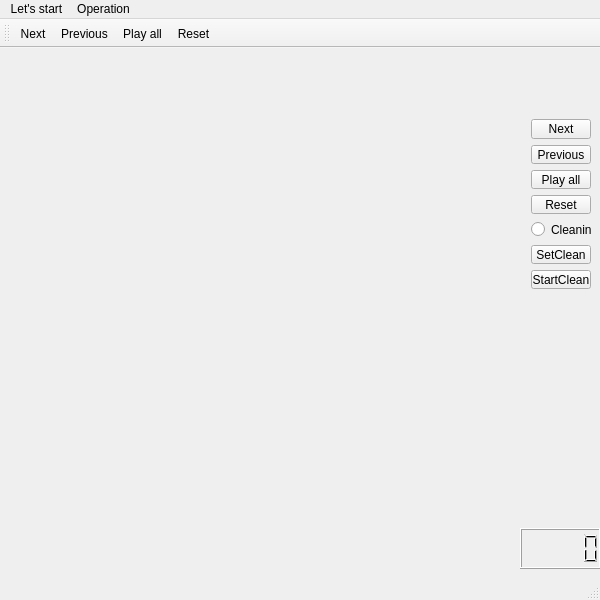
<?xml version="1.0" encoding="UTF-8"?>
<ui version="4.0">
 <class>MainWindow</class>
 <widget class="QMainWindow" name="MainWindow">
  <property name="geometry">
   <rect>
    <x>0</x>
    <y>0</y>
    <width>600</width>
    <height>600</height>
   </rect>
  </property>
  <property name="windowTitle">
   <string>MainWindow</string>
  </property>
  <widget class="QWidget" name="centralWidget">
   <property name="mouseTracking">
    <bool>true</bool>
   </property>
   <widget class="QWidget" name="layoutWidget">
    <property name="geometry">
     <rect>
      <x>520</x>
      <y>60</y>
      <width>82</width>
      <height>192</height>
     </rect>
    </property>
    <layout class="QVBoxLayout" name="verticalLayout">
     <item>
      <widget class="QPushButton" name="pushButtonNext">
       <property name="text">
        <string>Next</string>
       </property>
      </widget>
     </item>
     <item>
      <widget class="QPushButton" name="pushButtonPre">
       <property name="text">
        <string>Previous</string>
       </property>
      </widget>
     </item>
     <item>
      <widget class="QPushButton" name="pushButtonPlay">
       <property name="text">
        <string>Play all</string>
       </property>
      </widget>
     </item>
     <item>
      <widget class="QPushButton" name="pushButtonReset">
       <property name="text">
        <string>Reset</string>
       </property>
      </widget>
     </item>
     <item>
      <widget class="QRadioButton" name="radioButtonCleaning">
       <property name="text">
        <string>Cleaning</string>
       </property>
      </widget>
     </item>
     <item>
      <widget class="QPushButton" name="pushButtonSetClean">
       <property name="text">
        <string>SetClean</string>
       </property>
      </widget>
     </item>
     <item>
      <widget class="QPushButton" name="pushButtonStartClean">
       <property name="text">
        <string>StartClean</string>
       </property>
      </widget>
     </item>
    </layout>
   </widget>
   <widget class="QLCDNumber" name="lcdNumber">
    <property name="geometry">
     <rect>
      <x>520</x>
      <y>480</y>
      <width>81</width>
      <height>41</height>
     </rect>
    </property>
   </widget>
  </widget>
  <widget class="QMenuBar" name="menuBar">
   <property name="geometry">
    <rect>
     <x>0</x>
     <y>0</y>
     <width>600</width>
     <height>23</height>
    </rect>
   </property>
   <widget class="QMenu" name="menuLet_s_start">
    <property name="title">
     <string>Let's start</string>
    </property>
    <addaction name="actionStart"/>
    <addaction name="actionLoad_File"/>
   </widget>
   <widget class="QMenu" name="menuopation">
    <property name="title">
     <string>Operation</string>
    </property>
    <addaction name="actionNext"/>
    <addaction name="actionPrevious"/>
    <addaction name="actionPlay_all"/>
    <addaction name="actionReset"/>
   </widget>
   <addaction name="menuLet_s_start"/>
   <addaction name="menuopation"/>
  </widget>
  <widget class="QToolBar" name="mainToolBar">
   <attribute name="toolBarArea">
    <enum>TopToolBarArea</enum>
   </attribute>
   <attribute name="toolBarBreak">
    <bool>false</bool>
   </attribute>
   <addaction name="actionNext"/>
   <addaction name="actionPrevious"/>
   <addaction name="actionPlay_all"/>
   <addaction name="actionReset"/>
  </widget>
  <widget class="QStatusBar" name="statusBar"/>
  <action name="actionStart">
   <property name="text">
    <string>Start</string>
   </property>
   <property name="shortcut">
    <string>Ctrl+N</string>
   </property>
  </action>
  <action name="actionLoad_File">
   <property name="text">
    <string>Load File</string>
   </property>
   <property name="shortcut">
    <string>Ctrl+O</string>
   </property>
  </action>
  <action name="actionNext">
   <property name="icon">
    <iconset>
     <normalon>:/new/photo/photo/Next.png</normalon>
    </iconset>
   </property>
   <property name="text">
    <string>Next</string>
   </property>
   <property name="shortcut">
    <string>Ctrl+Shift+Z</string>
   </property>
  </action>
  <action name="actionPrevious">
   <property name="icon">
    <iconset resource="resource.qrc">
     <normaloff>:/new/photo/photo/Previous.png</normaloff>:/new/photo/photo/Previous.png</iconset>
   </property>
   <property name="text">
    <string>Previous</string>
   </property>
   <property name="shortcut">
    <string>Ctrl+Z</string>
   </property>
  </action>
  <action name="actionPlay_all">
   <property name="icon">
    <iconset resource="resource.qrc">
     <normaloff>:/new/photo/photo/Playall.png</normaloff>:/new/photo/photo/Playall.png</iconset>
   </property>
   <property name="text">
    <string>Play all</string>
   </property>
   <property name="shortcut">
    <string>Ctrl+P</string>
   </property>
  </action>
  <action name="actionReset">
   <property name="icon">
    <iconset resource="resource.qrc">
     <normaloff>:/new/photo/photo/Reset.png</normaloff>:/new/photo/photo/Reset.png</iconset>
   </property>
   <property name="text">
    <string>Reset</string>
   </property>
   <property name="shortcut">
    <string>Ctrl+R</string>
   </property>
  </action>
 </widget>
 <layoutdefault spacing="6" margin="11"/>
 <resources>
  <include location="resource.qrc"/>
 </resources>
 <connections/>
</ui>
